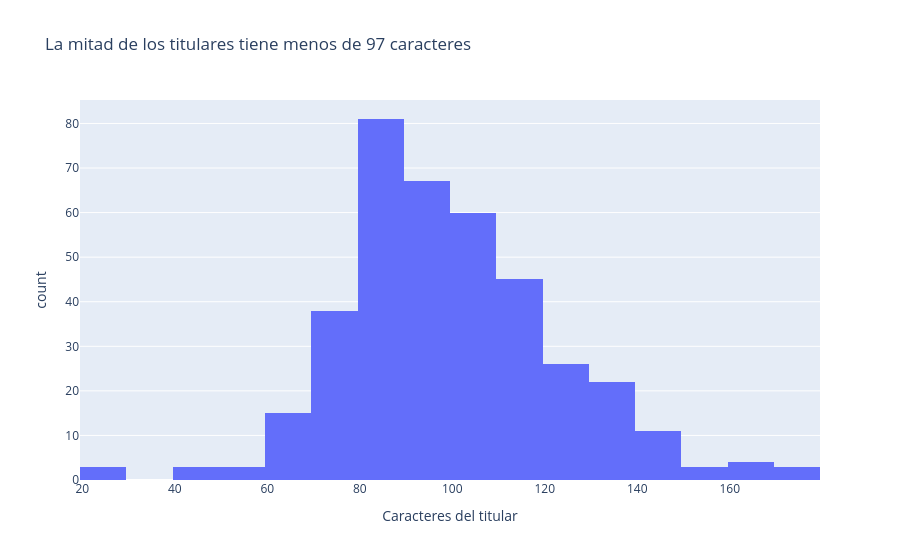

Notebook cell for this chart:
### Code cell
noticias["largo_titular"] = noticias["titular"].str.len()
mediana_largo = int(noticias["largo_titular"].median())
titulo_largo = f"La mitad de los titulares tiene menos de {mediana_largo} caracteres"

figura_largo = px.histogram(
    noticias, x="largo_titular", nbins=30, title=titulo_largo,
    labels={"largo_titular": "Caracteres del titular"},
)
figura_largo.show()

### Figure 1 — Plotly figure (JSON) as saved in the notebook; plotly's stock layout.template omitted (floating-point values rounded to 4 significant figures; data arrays with more than 128 entries replaced by an {"elided": "..."} marker saying what was removed)
{"data": [{"bingroup": "x", "hovertemplate": "Caracteres del titular=%{x}<br>count=%{y}<extra></extra>", "legendgroup": "", "marker": {"color": "#636efa", "pattern": {"shape": ""}}, "name": "", "nbinsx": 30, "orientation": "v", "showlegend": false, "type": "histogram", "x": {"elided": "384 int values"}, "xaxis": "x", "yaxis": "y"}], "layout": {"barmode": "relative", "legend": {"tracegroupgap": 0}, "title": {"text": "La mitad de los titulares tiene menos de 97 caracteres"}, "xaxis": {"anchor": "y", "domain": [0, 1], "title": {"text": "Caracteres del titular"}}, "yaxis": {"anchor": "x", "domain": [0, 1], "title": {"text": "count"}}}}
